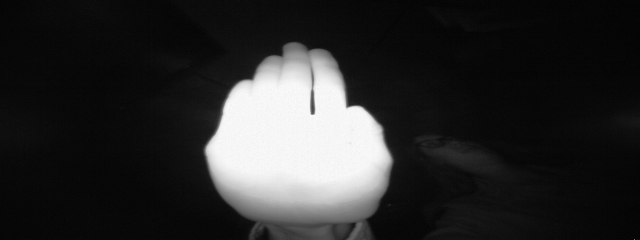
#> input picture data/00/01_palm/frame_00_01_0042.png, 640 x 240 px; its folder holds only this picture in this run
$ jupyter execute --allow-errors Notebook.ipynb   (shell and % lines are left out)
#> lines starting #> are read from the running program, lines starting #| are printed output that depends on the picture; after the words box and inside, x2 and y2 are one past the last pixel; in counts of white or black regions, pixels touching at a corner belong together
[cell 1]
import cv2
import numpy as np
import math
import matplotlib.pyplot as plt
import os
import tensorflow
from keras import layers
from keras import models
from keras.utils import to_categorical
from sklearn.model_selection import train_test_split
import warnings
warnings.filterwarnings("ignore")

# Fonctions de base

[cell 2]
def loadImage(src):
#> called with src = 'data/00/01_palm/frame_00_01_0042.png'
    img=cv2.imread(src,0)
#> img is the input picture: shape (240, 640); min 0, max 252, mean 43.9
    return img

[cell 3]
# [5 lines left out: function printImage, not called in this run]

# Réduction du bruit

[cell 4]
def reduceNoise(I, k):  # appliquer k = 7
    return cv2.medianBlur(I, k)

# Version A : Seuillage

[cell 5]
def thresholding(I,s):  # appliquer s = 50
#> called with s = 50
    ret,thresh1 = cv2.threshold(I,s,255,cv2.THRESH_BINARY)
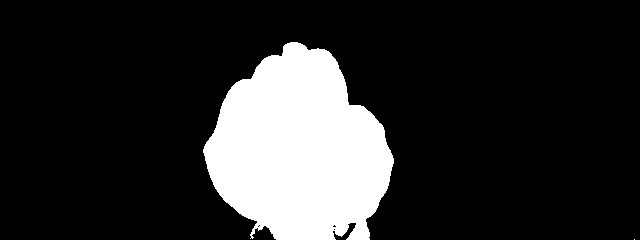
#> thresh1: shape (240, 640); 17.3% white; 2 white regions (1 under 20 px), largest, box (x1, y1, x2, y2) and area: (203, 42, 394, 240) 26578
#> ret = 50
    return thresh1

# Version B : Détection de contours de Canny

[cell 6]
def edgesCanny(I, Vmin, Vmax):  # appliquer Vmin = 20 et Vmax = 150
    return cv2.Canny(I, Vmin, Vmax)

# Centrer sur la main

[cell 7]
def cornersDetection(I):
    # Détection du point de contour le plus à gauche
    gauche = 0  # indice de la colonne du point de contour le plus à gauche
    j = 0
    while len(I[:,j][I[:,j]==255])==0 and j<len(I[0])-1:  # tant que les colonnes ne contiennent aucun pixel blanc
        j += 1 # parcours des colonnes de gauche à droite
#> after the loop, j = 203
    if j!=len(I[0])-1:
        gauche = j
#> gauche = 203

    # Détection du point de contour le plus à droite
    droite = len(I[0])-1  # indice de la colonne du point de contour le plus à droite
#> droite = 639
    j = len(I[0])-1
#> j = 639
    while len(I[:,j][I[:,j]==255])==0 and j>0:  # tant que les colonnes ne contiennent aucun pixel blanc
        j -= 1 # parcours des colonnes de droite à gauche
#> this loop made 5 passes
#> j on passes 1 to 5: 638, 637, 636, 635, 634
#> after the loop, j = 634
    if j!=0:
        droite = j
#> droite = 634

    return gauche, droite

[cell 8]
def resizeImage(I):
    gauche, droite = cornersDetection(I)
#> gauche = 203; droite = 634
    x = droite - gauche + 1
#> x = 432
    if x < 240:
        if gauche < int((240-x)/2): # recadrage tout à gauche
            gauche = 0
            droite = 239
        elif len(I[0]) - droite < int((240-x)/2):  # recadrage tout à droite
            gauche = len(I[0])-239
            droite = len(I[0])
        else: # recadrage centré sur la main
            droite = droite + math.ceil((240-x)/2)
            gauche = gauche - int((240-x)/2)
    elif x > 240:  # troncature de l'image centrée sur la main
        droite = droite - math.ceil((x-240)/2)
#> droite = 538
        gauche = gauche + int((x-240)/2)
#> gauche = 299
    return I[:,gauche:droite+1]
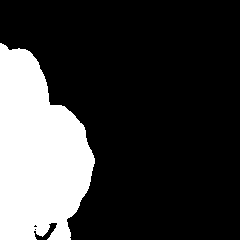
#> returned value: shape (240, 240); 23.2% white; 1 white region, box (x1, y1, x2, y2) and area: (0, 43, 95, 240) 13384

$ run again, on data/00/01_palm/frame_00_01_0091.png
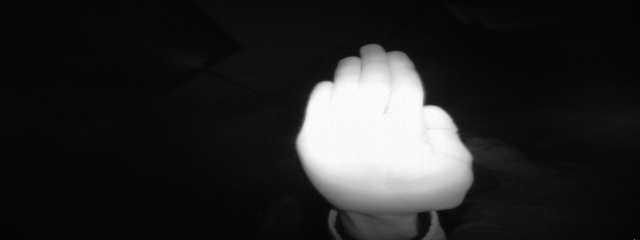
#> input picture data/00/01_palm/frame_00_01_0091.png, 640 x 240 px
#> in loadImage, img is the input picture: shape (240, 640); min 0, max 255, mean 39.3
#> in thresholding, `ret,thresh1 = cv2.threshold(I,s,255,cv2.THRESH_BINARY)`:
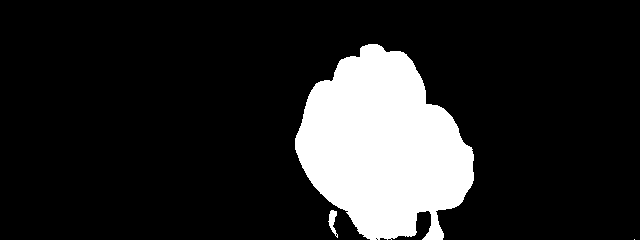
#> thresh1: shape (240, 640); 15.5% white; 3 white regions (1 under 20 px), largest, box (x1, y1, x2, y2) and area: (295, 44, 474, 240) 23674, (328, 210, 338, 238) 133
#> ret = 50
#> after the loop in cornersDetection, `while len(I[:,j][I[:,j]==255])==0 and j<len(I[0])-1:`: j = 295
#> in cornersDetection, `droite = len(I[0])-1`: droite = 639
#> the loop in cornersDetection, `while len(I[:,j][I[:,j]==255])==0 and j>0:` made 5 passes
#> j on passes 1 to 5: 638, 637, 636, 635, 634
#> after the loop in cornersDetection, `while len(I[:,j][I[:,j]==255])==0 and j>0:`: j = 634
#> in resizeImage, `gauche, droite = cornersDetection(I)`: gauche = 295; droite = 634
#> x = 340
#> in resizeImage, `droite = droite - math.ceil((x-240)/2)`: droite = 584
#> in resizeImage, `gauche = gauche + int((x-240)/2)`: gauche = 345
#> in resizeImage, `return I[:,gauche:droite+1]`:
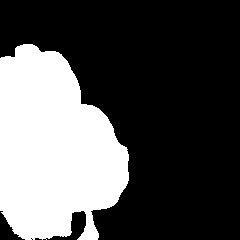
#> returned value: shape (240, 240); 32.4% white; 1 white region, box (x1, y1, x2, y2) and area: (0, 44, 129, 240) 18658
